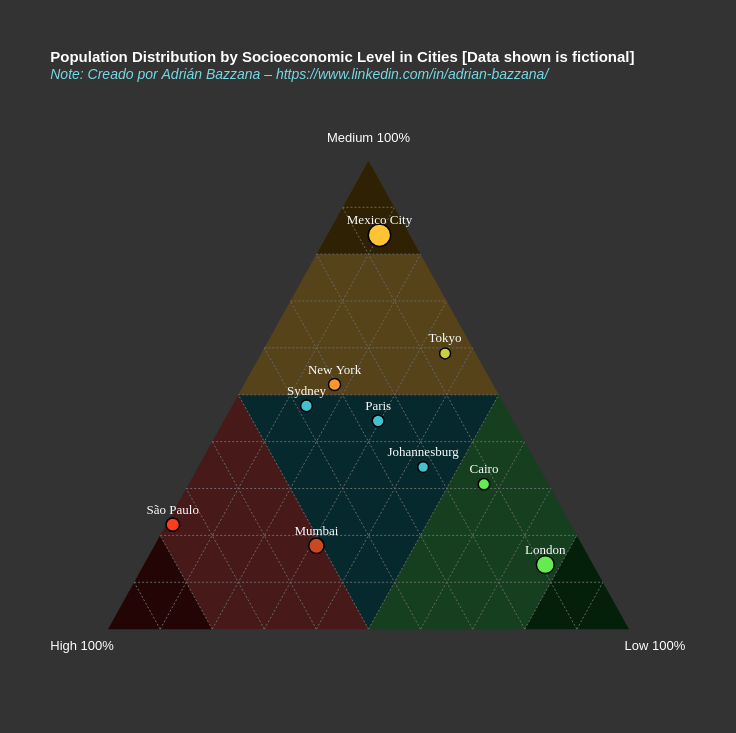

Write the Vega-Lite specification saved for this chart.
### Vega-Lite specification from a JSON file in a GitHub repository (floating-point values rounded to 4 significant figures)
{"$schema": "https://vega.github.io/schema/vega-lite/v5.json", "width": 625, "height": 541.2, "padding": 50, "title": {"text": ["Population Distribution by Socioeconomic Level in Cities [Data shown is fictional]"], "subtitle": "Note: Creado por Adrián Bazzana – https://www.linkedin.com/in/adrian-bazzana/", "fontSize": 15, "subtitleFontSize": 14, "subtitleFontStyle": "italic", "anchor": "start", "color": "#ffffff", "subtitleColor": "#76d9e4", "offset": 50}, "config": {"background": "#333333", "view": {"stroke": "transparent"}, "axis": {"disable": true, "grid": false, "tickBand": "extent"}}, "layer": [{"data": {"values": [{"x": 0.25, "y": 0.433}, {"x": 0.75, "y": 0.433}, {"x": 0.5, "y": 0}]}, "mark": {"type": "line", "fill": "#06292d", "stroke": null}, "encoding": {"x": {"field": "x", "type": "quantitative"}, "y": {"field": "y", "type": "quantitative"}}}, {"data": {"values": [{"x": 0, "y": 0}, {"x": 0.25, "y": 0.433}, {"x": 0.5, "y": 0}]}, "mark": {"type": "line", "fill": "#481919", "stroke": null}, "encoding": {"x": {"field": "x", "type": "quantitative"}, "y": {"field": "y", "type": "quantitative"}}}, {"data": {"values": [{"x": 0, "y": 0}, {"x": 0.1, "y": 0.1732}, {"x": 0.2, "y": 0}]}, "mark": {"type": "line", "fill": "#240505", "stroke": null}, "encoding": {"x": {"field": "x", "type": "quantitative"}, "y": {"field": "y", "type": "quantitative"}}}, {"data": {"values": [{"x": 1, "y": 0}, {"x": 0.75, "y": 0.433}, {"x": 0.5, "y": 0}]}, "mark": {"type": "line", "fill": "#153f1e", "stroke": null}, "encoding": {"x": {"field": "x", "type": "quantitative"}, "y": {"field": "y", "type": "quantitative"}}}, {"data": {"values": [{"x": 1, "y": 0}, {"x": 0.9, "y": 0.1732}, {"x": 0.8, "y": 0}]}, "mark": {"type": "line", "fill": "#041f0a", "stroke": null}, "encoding": {"x": {"field": "x", "type": "quantitative"}, "y": {"field": "y", "type": "quantitative"}}}, {"data": {"values": [{"x": 0.5, "y": 0.866}, {"x": 0.25, "y": 0.433}, {"x": 0.75, "y": 0.433}]}, "mark": {"type": "line", "fill": "#564319", "stroke": null}, "encoding": {"x": {"field": "x", "type": "quantitative"}, "y": {"field": "y", "type": "quantitative"}}}, {"data": {"values": [{"x": 0.5, "y": 0.866}, {"x": 0.4, "y": 0.6928}, {"x": 0.6, "y": 0.6928}]}, "mark": {"type": "line", "fill": "#2e2104", "stroke": null}, "encoding": {"x": {"field": "x", "type": "quantitative"}, "y": {"field": "y", "type": "quantitative"}}}, {"data": {"values": [{"x": -0.05, "y": -0.05, "label": "High 100%"}, {"x": 1.05, "y": -0.05, "label": "Low 100%"}, {"x": 0.5, "y": 0.888, "label": "Medium 100%"}]}, "mark": {"type": "text", "dy": -10, "fontSize": 13, "color": "#ffffff"}, "encoding": {"x": {"field": "x", "type": "quantitative"}, "y": {"field": "y", "type": "quantitative"}, "text": {"field": "label", "type": "nominal"}}}, {"data": {"values": [{"x": 0.1, "y": 0, "x2": 0.05, "y2": 0.0866}, {"x": 0.2, "y": 0, "x2": 0.1, "y2": 0.1732}, {"x": 0.3, "y": 0, "x2": 0.15, "y2": 0.2598}, {"x": 0.4, "y": 0, "x2": 0.2, "y2": 0.3464}, {"x": 0.5, "y": 0, "x2": 0.25, "y2": 0.433}, {"x": 0.6, "y": 0, "x2": 0.3, "y2": 0.5196}, {"x": 0.7, "y": 0, "x2": 0.35, "y2": 0.6062}, {"x": 0.8, "y": 0, "x2": 0.4, "y2": 0.6928}, {"x": 0.9, "y": 0, "x2": 0.45, "y2": 0.7794}, {"x": 0.9, "y": 0, "x2": 0.95, "y2": 0.0866}, {"x": 0.8, "y": 0, "x2": 0.9, "y2": 0.1732}, {"x": 0.7, "y": 0, "x2": 0.85, "y2": 0.2598}, {"x": 0.6, "y": 0, "x2": 0.8, "y2": 0.3464}, {"x": 0.5, "y": 0, "x2": 0.75, "y2": 0.433}, {"x": 0.4, "y": 0, "x2": 0.7, "y2": 0.5196}, {"x": 0.3, "y": 0, "x2": 0.65, "y2": 0.6062}, {"x": 0.2, "y": 0, "x2": 0.6, "y2": 0.6928}, {"x": 0.1, "y": 0, "x2": 0.55, "y2": 0.7794}, {"x": 0.05, "y": 0.0866, "x2": 0.95, "y2": 0.0866}, {"x": 0.1, "y": 0.1732, "x2": 0.9, "y2": 0.1732}, {"x": 0.15, "y": 0.2598, "x2": 0.85, "y2": 0.2598}, {"x": 0.2, "y": 0.3464, "x2": 0.8, "y2": 0.3464}, {"x": 0.25, "y": 0.433, "x2": 0.75, "y2": 0.433}, {"x": 0.3, "y": 0.5196, "x2": 0.7, "y2": 0.5196}, {"x": 0.35, "y": 0.6062, "x2": 0.65, "y2": 0.6062}, {"x": 0.4, "y": 0.6928, "x2": 0.6, "y2": 0.6928}, {"x": 0.45, "y": 0.7794, "x2": 0.55, "y2": 0.7794}]}, "mark": {"type": "rule", "stroke": "#696969", "strokeDash": [2, 2]}, "encoding": {"x": {"field": "x", "type": "quantitative"}, "y": {"field": "y", "type": "quantitative"}, "x2": {"field": "x2"}, "y2": {"field": "y2"}}}, {"data": {"values": [{"City": "Tokyo", "Higt": 5, "Medium": 50, "Low": 30}, {"City": "New York", "Higt": 35, "Medium": 60, "Low": 20}, {"City": "Mumbai", "Higt": 115, "Medium": 40, "Low": 70}, {"City": "London", "Higt": 30, "Medium": 45, "Low": 252}, {"City": "São Paulo", "Higt": 120, "Medium": 35, "Low": 2}, {"City": "Paris", "Higt": 28, "Medium": 48, "Low": 32}, {"City": "Mexico City", "Higt": 32, "Medium": 458, "Low": 55}, {"City": "Cairo", "Higt": 12, "Medium": 30, "Low": 55}, {"City": "Sydney", "Higt": 40, "Medium": 50, "Low": 15}, {"City": "Johannesburg", "Higt": 18, "Medium": 28, "Low": 35}]}, "transform": [{"calculate": "datum['Higt'] + datum['Medium'] + datum['Low']", "as": "TotalLevel"}, {"calculate": "datum['Higt']/datum.TotalLevel", "as": "high_percent"}, {"calculate": "datum['Medium']/datum.TotalLevel", "as": "medium_percent"}, {"calculate": "datum['Low']/datum.TotalLevel", "as": "low_percent"}, {"calculate": "0.5 * (2 * datum.low_percent + datum.medium_percent)", "as": "x"}, {"calculate": "0.866 * datum.medium_percent", "as": "y"}, {"calculate": "toString(isValid(datum['Higt']) ? datum['Higt'] : 0) + ' (' + toString(round((isValid(datum.high_percent) ? datum.high_percent : 0) * 100, 1)) + '%)'", "as": "tooltip_high"}, {"calculate": "toString(isValid(datum['Medium']) ? datum['Medium'] : 0) + ' (' + toString(round((isValid(datum.medium_percent) ? datum.medium_percent : 0) * 100, 1)) + '%)'", "as": "tooltip_medium"}, {"calculate": "toString(isValid(datum['Low']) ? datum['Low'] : 0) + ' (' + toString(round((isValid(datum.low_percent) ? datum.low_percent : 0) * 100, 1)) + '%)'", "as": "tooltip_low"}, {"filter": "datum['City'] !== null"}, {"calculate": "length(datum['City'])", "as": "leng"}, {"calculate": "(datum.x*100 - length(datum['City']))/100", "as": "Xleng"}, {"calculate": "(datum.x*100 + length(datum['City']))/100", "as": "Xleng2"}, {"calculate": "datum['high_percent'] > 0.8 ? '#FF0F0F' : datum['medium_percent'] > 0.8 ? '#FFC333' : datum['low_percent'] > 0.8 ? '#32F95D' : datum['high_percent'] > 0.5 && datum['medium_percent'] > datum['low_percent'] ? '#ff3c18' : datum['high_percent'] > 0.5 && datum['medium_percent'] < datum['low_percent'] ? '#cb4922' : datum['medium_percent'] > 0.5 && datum['high_percent'] > datum['low_percent'] ? '#ff962a' : datum['medium_percent'] > 0.5 && datum['high_percent'] < datum['low_percent'] ? '#cbd03d' : datum['low_percent'] > 0.5 && datum['medium_percent'] < datum['high_percent'] ? '#65be49' : datum['low_percent'] > 0.5 && datum['medium_percent'] > datum['high_percent'] ? '#65eb52' : '#43c1ce'", "as": "color"}, {"calculate": "datum.medium_percent > 0.9 ? 15 : -15", "as": "dy_val"}], "encoding": {"x": {"field": "x", "type": "quantitative"}, "y": {"field": "y", "type": "quantitative"}, "tooltip": [{"field": "City", "type": "nominal", "title": "City:"}, {"field": "tooltip_high", "type": "nominal", "title": "🔴 High:"}, {"field": "tooltip_medium", "type": "nominal", "title": "🟡 Medium:"}, {"field": "tooltip_low", "type": "nominal", "title": "🟢 Low:"}]}, "layer": [{"mark": {"type": "point", "color": "transparent", "opacity": 1, "stroke": "#000000", "tooltip": true, "strokeWidth": 1.5, "strokeOpacity": 1}, "encoding": {"x": {"field": "x", "type": "quantitative"}, "y": {"field": "y", "type": "quantitative"}, "fill": {"field": "color", "type": "nominal", "scale": null}, "size": {"field": "TotalLevel", "type": "quantitative", "legend": null, "scale": {"range": [50, 500]}}}}, {"mark": {"type": "text", "tooltip": true, "font": "Verdana", "dy": {"expr": "datum.dy_val"}, "fontSize": 13, "color": "#ffffff", "fontWeight": 100}, "encoding": {"x": {"field": "x", "type": "quantitative"}, "y": {"field": "y", "type": "quantitative"}, "text": {"field": "City", "type": "nominal"}}}]}]}
